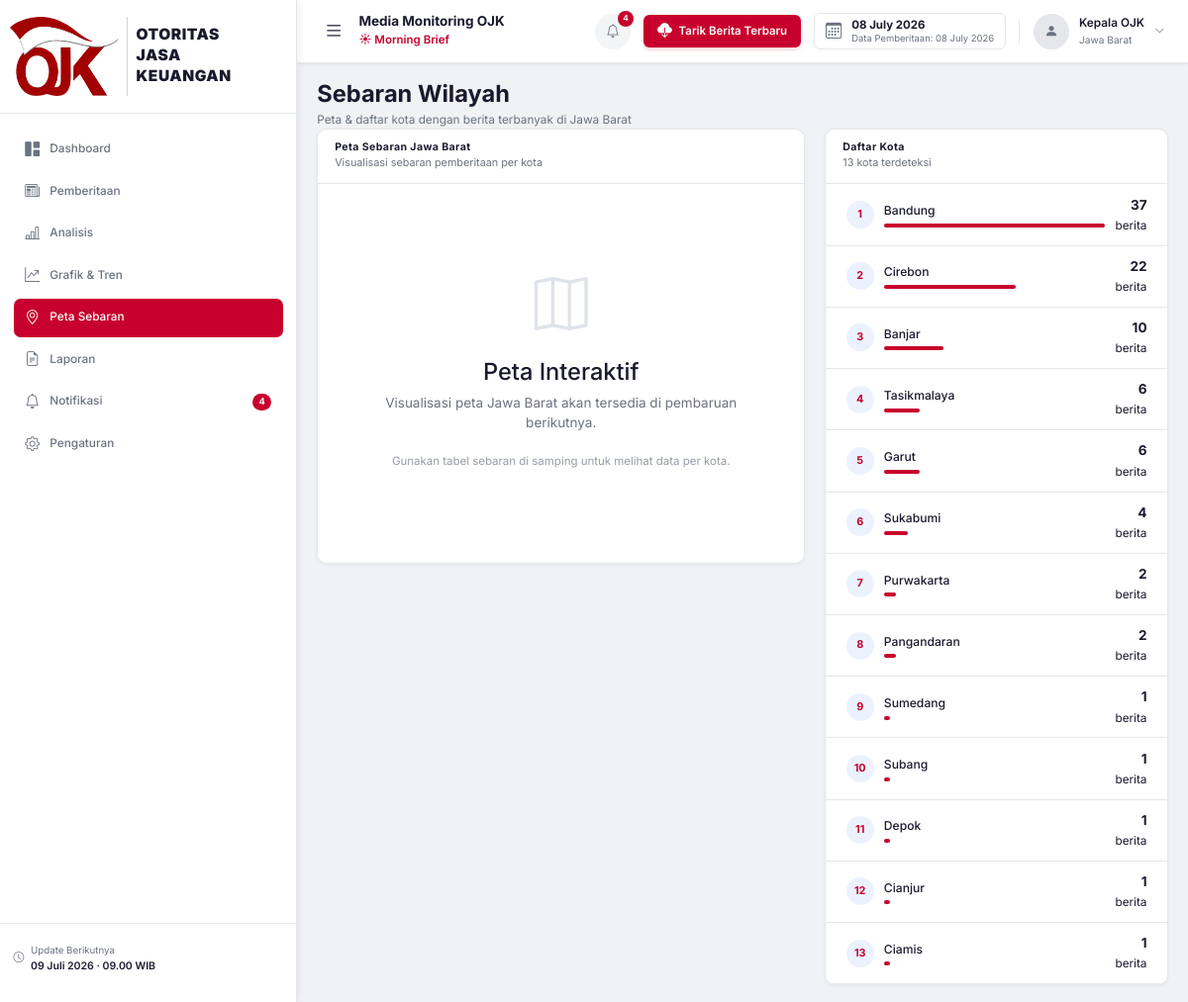
The app's page /wilayah with its own data.
### database/models.py (models this page shows, shortened)
class Berita(db.Model):
    __tablename__ = "berita"
    id = db.Column(db.Integer, primary_key=True, autoincrement=True)
    judul = db.Column(db.String(500), nullable=False)
    link = db.Column(db.String(1000), nullable=False, unique=True, index=True)
    media = db.Column(db.String(200), nullable=True)
    tanggal = db.Column(db.DateTime, nullable=True)
    isi = db.Column(db.Text, nullable=True)
    ringkasan = db.Column(db.Text, nullable=True)
    gambar_url = db.Column(db.String(1000), nullable=True)  # URL thumbnail/og:image
    sentimen = db.Column(
        db.String(20), nullable=True, default="Netral"
    )  # Positif, Negatif, Netral
    topik = db.Column(db.String(200), nullable=True)
    wilayah = db.Column(db.String(200), nullable=True)
    narasumber = db.Column(db.String(500), nullable=True)
    bulan = db.Column(db.Integer, nullable=True)
    tahun = db.Column(db.Integer, nullable=True)
    triwulan = db.Column(db.Integer, nullable=True)
    created_at = db.Column(db.DateTime, default=datetime.utcnow, nullable=False)
    status = db.Column(
        db.String(20), default="aktif", nullable=False
    )  # aktif, arsip, hapus
    keyword = db.Column(db.String(200), nullable=True)  # keyword sumber crawl

### routes/halaman.py (the view)
@bp.route("/wilayah")
def wilayah():
    sebaran = DashboardService.get_sebaran_wilayah()
    return render_template(
        "wilayah/index.html",
        sebaran=sebaran,
        sebaran_json=json.dumps(sebaran),
        active_page="wilayah",
    )

### app.py (called while the page is built)
def register_context_processors(app: Flask):
    @app.context_processor
    def inject_globals():
        from config import Config
        from datetime import datetime
        return {
            "app_name": Config.APP_NAME,
            "app_subtitle": Config.APP_SUBTITLE,
            "app_version": Config.APP_VERSION,
            "now": datetime.now(),
        }

### services/dashboard_service.py (called while the page is built)
    @staticmethod
    def get_sebaran_wilayah() -> list[dict]:
        result = (
            db.session.query(Berita.wilayah, func.count(Berita.id).label("jumlah"))
            .filter(Berita.wilayah.isnot(None), Berita.status == "aktif")
            .group_by(Berita.wilayah)
            .order_by(desc("jumlah"))
            .all()
        )
        if not result:
            return DashboardService._get_dummy_wilayah()
        return [{"wilayah": r.wilayah, "jumlah": r.jumlah} for r in result]

### templates/wilayah/index.html (shortened to what this page needs)
{% extends "base.html" %}
{% block content %}
<div class="page-header">
    <div>
        <h1 class="page-title">Sebaran Wilayah</h1>
        <p class="page-subtitle">Peta & daftar kota dengan berita terbanyak di Jawa Barat</p>
    </div>
</div>
<div class="row g-4">
    <div class="col-lg-7">
        <div class="card-panel">
            <div class="card-panel-header">
                <div>
                    <h5 class="card-panel-title">Peta Sebaran Jawa Barat</h5>
                    <p class="card-panel-subtitle">Visualisasi sebaran pemberitaan per kota</p>
                </div>
            </div>
            <div class="card-panel-body">
                <div class="map-placeholder">
                    <i class="bi bi-map"></i>
                    <h3>Peta Interaktif</h3>
                    <p>Visualisasi peta Jawa Barat akan tersedia di pembaruan berikutnya.</p>
                    <p class="map-note">Gunakan tabel sebaran di samping untuk melihat data per kota.</p>
                </div>
            </div>
        </div>
    </div>
    <div class="col-lg-5">
        <div class="card-panel">
            <div class="card-panel-header">
                <div>
                    <h5 class="card-panel-title">Daftar Kota</h5>
                    <p class="card-panel-subtitle">{{ sebaran | length }} kota terdeteksi</p>
                </div>
            </div>
            <div class="card-panel-body p-0">
                {% if sebaran %}
                {% set max_jumlah = sebaran[0].jumlah if sebaran else 1 %}
                <div class="wilayah-list">
                    {% for item in sebaran %}
                    <div class="wilayah-item">
                        <div class="wilayah-rank">{{ loop.index }}</div>
                        <div class="wilayah-info">
                            <span class="wilayah-name">{{ item.wilayah }}</span>
                            <div class="wilayah-bar-wrap">
                                <div class="wilayah-bar" style="width: {{ (item.jumlah / max_jumlah * 100) | round(1) }}%"></div>
                            </div>
                        </div>
                        <div class="wilayah-count">
                            <span class="count-badge">{{ item.jumlah }}</span>
                            <small>berita</small>
                        </div>
                    </div>
                    {% endfor %}
                </div>
                {% else %}
                <div class="empty-state-small py-5">
                    <i class="bi bi-geo-alt"></i>
                    <p>Belum ada data wilayah</p>
                </div>
                {% endif %}
            </div>
        </div>
    </div>
</div>
{% endblock %}

### static/css/main.css (style rules this page uses)
:root { --bg-color: #f0f2f5; --sidebar-bg: #ffffff; --card-bg: #ffffff; --text-primary: #1a1a2e; --text-secondary: #6b7280; --accent-color: #c8002d; --color-positif: #059669; --color-negatif: #dc2626; --color-netral: #d97706; --border-color: #e5e7eb; --font-sans: 'Inter', system-ui, -apple-system, sans-serif; }
* { box-sizing: border-box; margin: 0; padding: 0; }
html { font-size: 13.5px; }
body { background-color: var(--bg-color); color: var(--text-primary); font-family: var(--font-sans); overflow-x: hidden; font-size: 13.5px; }
.card-panel { background-color: var(--card-bg); border: 1px solid var(--border-color); border-radius: 0.75rem; margin-bottom: 2rem; overflow: hidden; }
.card-panel-header { padding: 1rem 1.25rem; border-bottom: 1px solid var(--border-color); display: flex; justify-content: space-between; align-items: center; }
.card-panel-title { font-size: 1.1rem; font-weight: 600; }
.card-panel-body { padding: 1rem 1.25rem; }
.page-title { font-size:1.75rem; font-weight:700; color:var(--text-primary); margin:0; }
.page-subtitle { font-size:0.875rem; color:var(--text-secondary); margin:0.25rem 0 0; }
.card-panel-subtitle { font-size:0.8rem; color:var(--text-secondary); margin:0.125rem 0 0; }
.wilayah-list { display:flex; flex-direction:column; }
.wilayah-item { display:flex; align-items:center; gap:0.75rem; padding:0.75rem 1.5rem; border-bottom:1px solid var(--border-color); }
.wilayah-rank { width:28px; height:28px; border-radius:50%; background:rgba(59,130,246,0.1); color:var(--accent-color); display:flex; align-items:center; justify-content:center; font-size:0.8rem; font-weight:700; flex-shrink:0; }
.wilayah-info { flex:1; }
.wilayah-name { font-size:0.9rem; font-weight:500; display:block; margin-bottom:0.25rem; }
.wilayah-bar-wrap { height:4px; background:rgba(255,255,255,0.05); border-radius:2px; }
.wilayah-bar { height:100%; background:var(--accent-color); border-radius:2px; }
.wilayah-count { text-align:right; }
.count-badge { font-size:1rem; font-weight:700; color:var(--text-primary); display:block; }
.map-placeholder { display:flex; flex-direction:column; align-items:center; justify-content:center; padding:5rem 2rem; text-align:center; color:var(--text-secondary); }
.map-placeholder i { font-size:4rem; margin-bottom:1rem; color:rgba(148,163,184,0.3); }
.map-placeholder h3 { margin-bottom:0.5rem; color:var(--text-primary); }
.map-note { font-size:0.85rem; margin-top:0.5rem; opacity:0.7; }
.card-panel { background:#fff; border:1px solid var(--border-color); border-radius:0.75rem; overflow:hidden; box-shadow:0 1px 4px rgba(0,0,0,0.05); margin-bottom:0; }
.card-panel-header { padding:0.875rem 1.25rem; border-bottom:1px solid var(--border-color); display:flex; justify-content:space-between; align-items:center; }
.card-panel-title { font-size:0.78rem; font-weight:700; letter-spacing:0.04em; color:var(--text-primary); margin:0; }
.card-panel-body { padding:1rem 1.25rem; }

### records on screen
Berita: wilayah "Tasikmalaya", {{ (item.jumlah / max_jumlah * 100) | round(1) }} 16.2 (drawn), jumlah "6"
Berita: wilayah "Garut", {{ (item.jumlah / max_jumlah * 100) | round(1) }} 16.2 (drawn), jumlah "6"

### other values on screen
{{ now.strftime('%d %B %Y') }} "08 July 2026"
{{ sebaran | length }} "13"
{{ item.wilayah }} "Bandung" "Cirebon" "Banjar" "Sukabumi" "Purwakarta" "Pangandaran" "Sumedang" "Subang" "Depok" "Cianjur" "Ciamis"
{{ item.jumlah }} "37" "22" "10" "4" "2" "2" "1" "1" "1" "1" "1"
